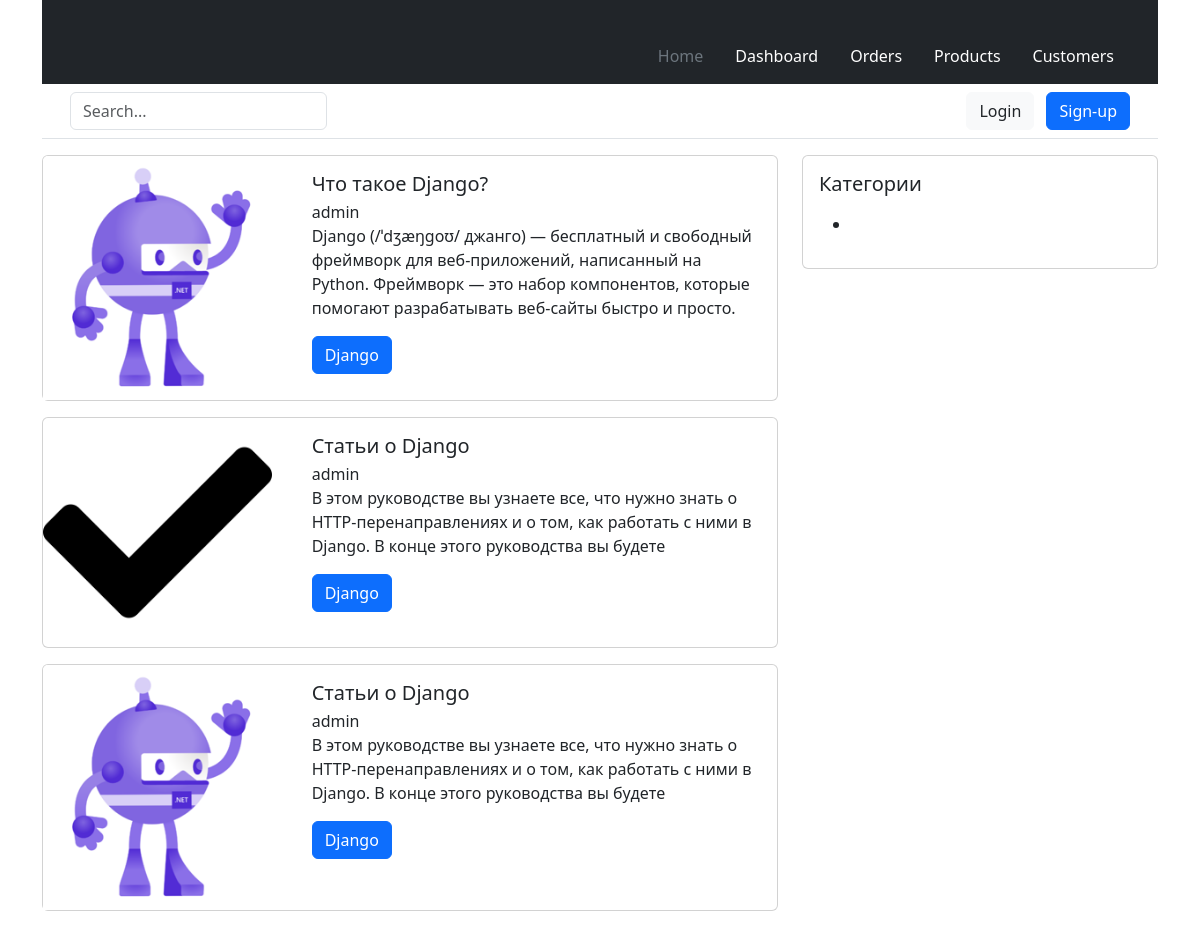
The page / on the database its author committed.
### modules/blog/models.py (models this page shows, shortened)
class Article(models.Model):
    STATUS_OPTIONS = (
        ('published', 'Опубликовано'),
        ('draft', 'Черновик')
    )
    title = models.CharField(verbose_name='Заголовок', max_length=255)
    slug = models.SlugField(verbose_name='URL', max_length=255, blank=True, unique=True)
    category = TreeForeignKey('Category', on_delete=models.PROTECT, related_name='articles', verbose_name='Категория')
    short_description = models.TextField(verbose_name='Краткое описание', max_length=500)
    full_description = models.TextField(verbose_name='Полное описание')
    thumbnail = models.ImageField(
        verbose_name='Превью поста',
        blank=True,
        upload_to='images/thumbnails/%Y/%m/%d/',
        validators=[FileExtensionValidator(allowed_extensions=('png', 'jpg', 'webp', 'jpeg', 'gif'))]
    )
    status = models.CharField(choices=STATUS_OPTIONS, default='published', verbose_name='Статус поста', max_length=10)
    time_create = models.DateTimeField(auto_now_add=True, verbose_name='Время добавления')
    time_update = models.DateTimeField(auto_now=True, verbose_name='Время обновления')
    author = models.ForeignKey(to=User, verbose_name='Автор', on_delete=models.SET_DEFAULT, related_name='author_posts',
                               default=1)
    updater = models.ForeignKey(to=User, verbose_name='Обновил', on_delete=models.SET_NULL, null=True,
                                related_name='updater_posts', blank=True)
    fixed = models.BooleanField(verbose_name='Зафиксировано', default=False)
    class Meta:
        db_table = 'app_articles'
        ordering = ['-fixed', '-time_create']
        indexes = [models.Index(fields=['-fixed', '-time_create', 'status'])]
        verbose_name = 'Статья'
        verbose_name_plural = 'Статьи'

class Category(MPTTModel):
    title = models.CharField(max_length=255, verbose_name='Название категории')
    slug = models.SlugField(max_length=255, verbose_name='URL категории', blank=True)
    description = models.TextField(verbose_name='Описание категории', max_length=300)
    parent = TreeForeignKey(
        'self',
        on_delete=models.CASCADE,
        null=True,
        blank=True,
        db_index=True,
        related_name='children',
        verbose_name='Родительская категория'
    )
    class MPTTMeta:
        order_insertion_by = ('title',)
    class Meta:
        verbose_name = 'Категория'
        verbose_name_plural = 'Категории'
        db_table = 'app_categories'

### modules/blog/views.py (the view)
# urls.py: path('', ArticleListView.as_view(), name='home'),
class ArticleListView(ListView):
    model = Article
    template_name = 'blog/articles_list.html'
    context_object_name = 'articles'
    def get_context_data(self, **kwargs):
        context = super().get_context_data(**kwargs)
        context['title'] = 'Главная страница'
        return context

### templates/blog/articles_list.html
{% extends 'main.html' %}
{% block content %}
    {% for article in articles %}
    <div class="card mb-3">
        <div class="row">
            <div class="col-4">
                <img src="{{ article.thumbnail.url }}" class="card-img-top" alt="{{ article.title }}">
            </div>
            <div class="col-8">
                <div class="card-body">
                    <h5 class="card-title">{{ article.title }}</h5>
                    <div class="card-subtitle">{{ article.author.username }}</div>
                    <p class="card-text">{{ article.short_description }}</p>
                    <a href="{% url 'articles_by_category' article.category.slug %}" class="btn btn-primary">{{ article.category.title }}</a>
                  </div>
                </div>
            </div>
      </div>
    {% endfor %}
{% endblock %}

### templates/main.html (shortened to what this page needs)
<!DOCTYPE html>
<html lang="ru">
<head>
    {% load static %}
    <link href="{% static 'bootstrap/css/bootstrap.min.css' %}" type="text/css" rel="stylesheet">
</head>
<body>
    <div class="container">
        {% include 'header.html' %}
        <div class="row">
            <div class="col-8">
            {% block content %}
            {% endblock %}
            </div>
            <div class="col-4">
                {% include 'sidebar.html' %}
            </div>
        </div>
    </div>
</body>
</html>

### templates/header.html
<header>
    <div class="px-3 py-2 text-bg-dark">
      <div class="container">
        <div class="d-flex flex-wrap align-items-center justify-content-center justify-content-lg-start">
          <a href="/" class="d-flex align-items-center my-2 my-lg-0 me-lg-auto text-white text-decoration-none">
            <svg class="bi me-2" width="40" height="32" role="img" aria-label="Bootstrap"><use xlink:href="#bootstrap"></use></svg>
          </a>
          <ul class="nav col-12 col-lg-auto my-2 justify-content-center my-md-0 text-small">
            <li>
              <a href="#" class="nav-link text-secondary">
                <svg class="bi d-block mx-auto mb-1" width="24" height="24"><use xlink:href="#home"></use></svg>
                Home
              </a>
            </li>
            <li>
              <a href="#" class="nav-link text-white">
                <svg class="bi d-block mx-auto mb-1" width="24" height="24"><use xlink:href="#speedometer2"></use></svg>
                Dashboard
              </a>
            </li>
            <li>
              <a href="#" class="nav-link text-white">
                <svg class="bi d-block mx-auto mb-1" width="24" height="24"><use xlink:href="#table"></use></svg>
                Orders
              </a>
            </li>
            <li>
              <a href="#" class="nav-link text-white">
                <svg class="bi d-block mx-auto mb-1" width="24" height="24"><use xlink:href="#grid"></use></svg>
                Products
              </a>
            </li>
            <li>
              <a href="#" class="nav-link text-white">
                <svg class="bi d-block mx-auto mb-1" width="24" height="24"><use xlink:href="#people-circle"></use></svg>
                Customers
              </a>
            </li>
          </ul>
        </div>
      </div>
    </div>
    <div class="px-3 py-2 border-bottom mb-3">
      <div class="container d-flex flex-wrap justify-content-center">
        <form class="col-12 col-lg-auto mb-2 mb-lg-0 me-lg-auto" role="search">
          <input type="search" class="form-control" placeholder="Search..." aria-label="Search">
        </form>
        <div class="text-end">
          <button type="button" class="btn btn-light text-dark me-2">Login</button>
          <button type="button" class="btn btn-primary">Sign-up</button>
        </div>
      </div>
    </div>
  </header>

### templates/sidebar.html (shortened to what this page needs)
{% load mptt_tags %}
<div class="card">
    <div class="card-body">
      <h5 class="card-title">Категории</h5>
      {% full_tree_for_model blog.Category as categories %}
      <p class="card-text">
        <ul>
            {% recursetree categories %}
                <li>
                </li>
            {% endrecursetree %}
        </ul>
      </p>
    </div>
  </div>

### rows shown on the page
Article: thumbnail (picture), title "Что такое Django?", author.username "admin", short_description "Django (/ˈdʒæŋɡoʊ/ джанго) — бесплатный и свободный фреймворк для веб-приложений, написанный на Python. Фреймворк — это набор компонентов, которые помогают разрабатывать веб-сайты быстро и просто.", category "Django"
Article: thumbnail (picture), title "Статьи о Django", author.username "admin", short_description "В этом руководстве вы узнаете все, что нужно знать о HTTP-перенаправлениях и о том, как работать с ними в Django. В конце этого руководства вы будете", category "Django"
Article: thumbnail (picture), title "Статьи о Django", author.username "admin", short_description "В этом руководстве вы узнаете все, что нужно знать о HTTP-перенаправлениях и о том, как работать с ними в Django. В конце этого руководства вы будете", category "Django"
